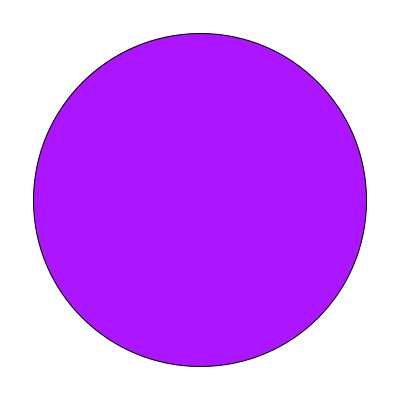
Frame 1 (no input)
Frame 60 (the mouse pressed at the canvas centre just before this capture): identical to frame 1, image omitted
Frame 120 (the mouse held since frame 60 and released just before this capture): identical to frame 1, image omitted

The Processing sketch that drew this single still picture (run headless with seeded random() and noise(); from frame 60 on, the mouse is pressed at the canvas centre):

// Processing sketch: CircleTriangle
// ── CircleTriangle.pde
//inspired by manoloidee

Circle bigCirc;


void setup(){
  size(400, 400);
  stroke(0);
  generate();
}

void draw(){
  background(255);
  display();
}

void generate(){
  float d = width * (5.0 / 6);
  color col = #AC15FF;
  bigCirc = new Circle(width / 2, height / 2, d, col);
}

void display(){
  bigCirc.display();
}

// ── Circle.pde
public class Circle{
  float x, y, d;
  color col;
  
  public Circle(float x_, float y_, float d_, color col_){
    x = x_;
    y = y_;
    d = d_;
    col = col_;
  }
  
  void display(){
    fill(col);
    ellipse(x, y, d, d);
  }
}
